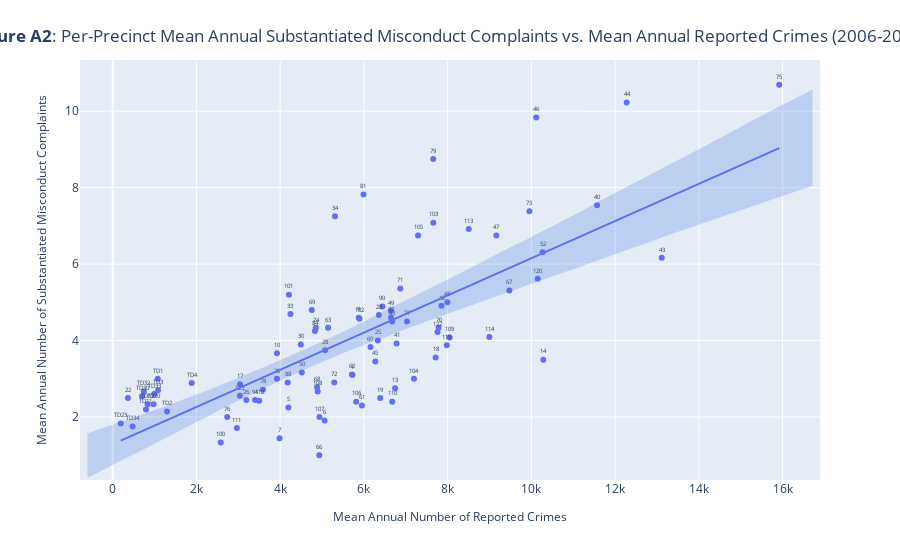

Notebook code for this chart:
### Code cell
const_sub, x1_sub, results_sub = substantiated_complaints_crimes_per_year_ols(substantiated_complaints)
